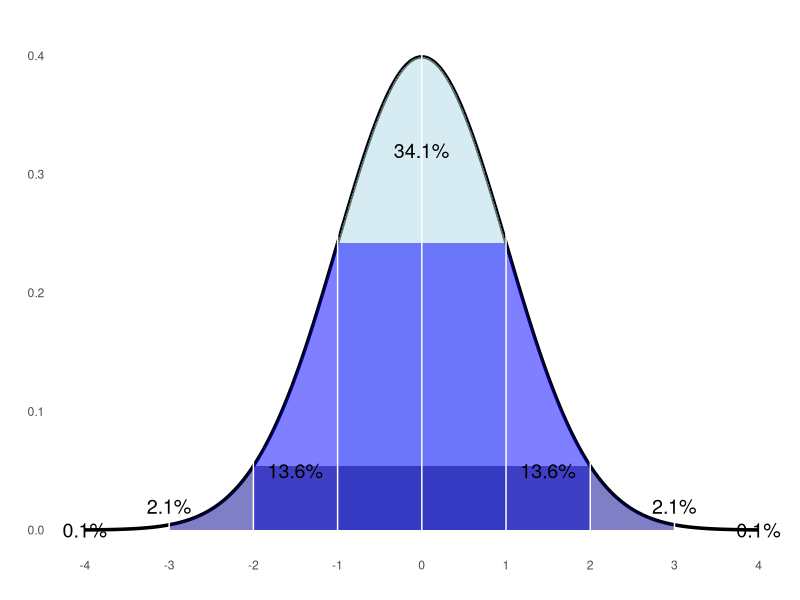
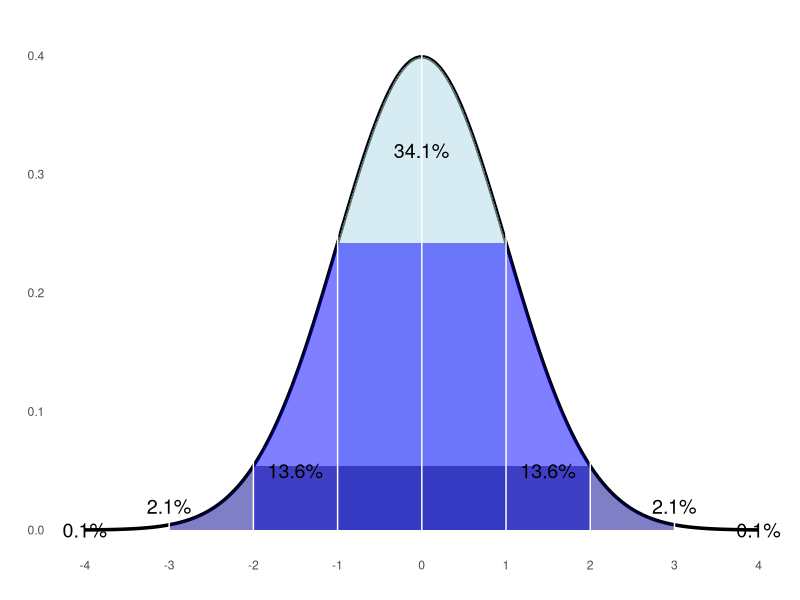
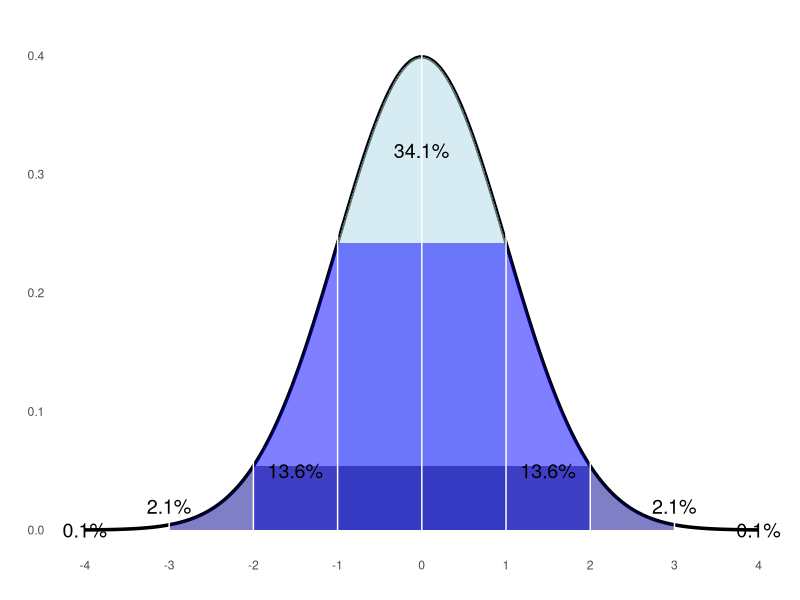
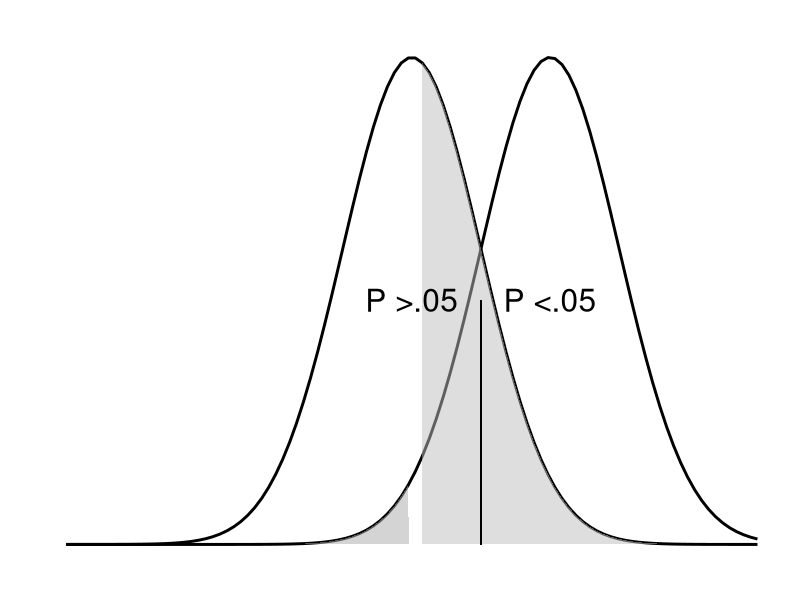
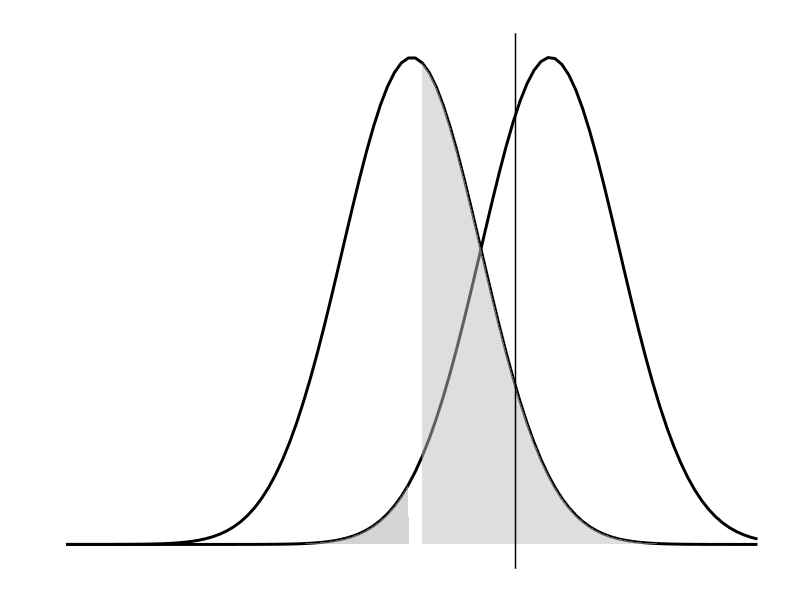
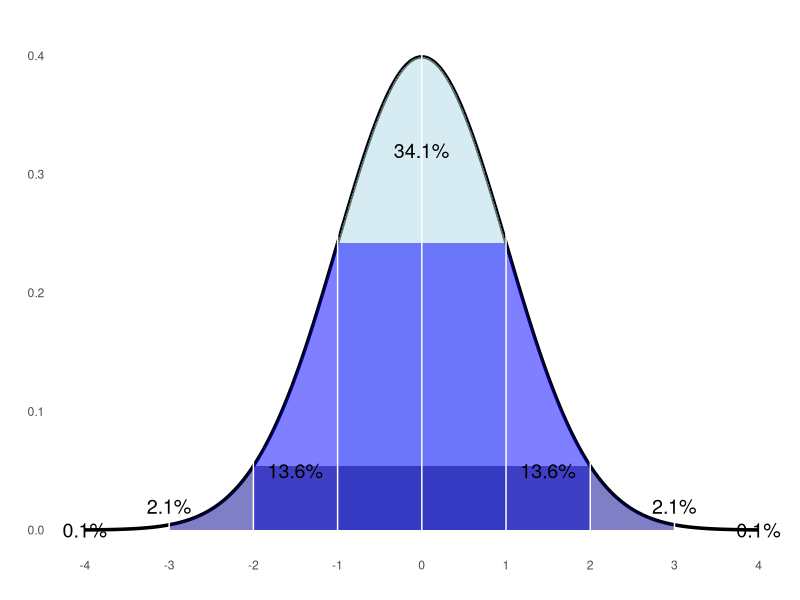
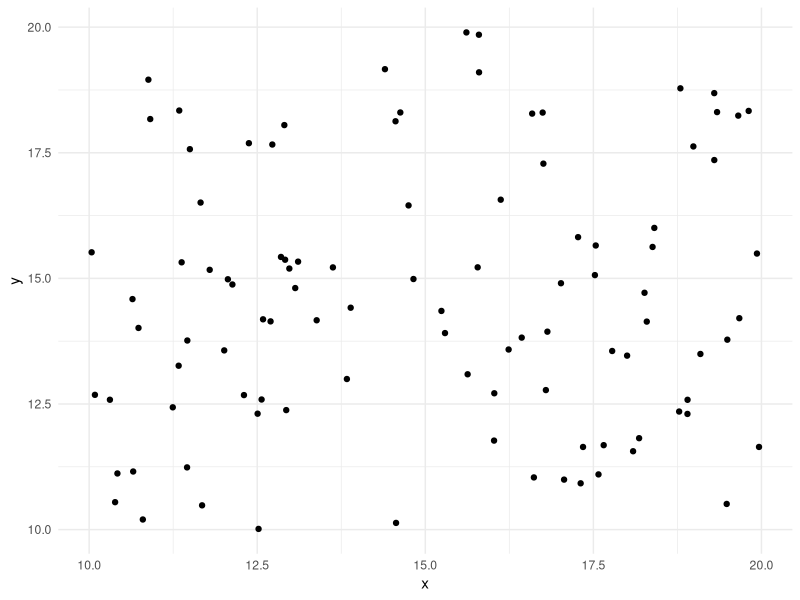
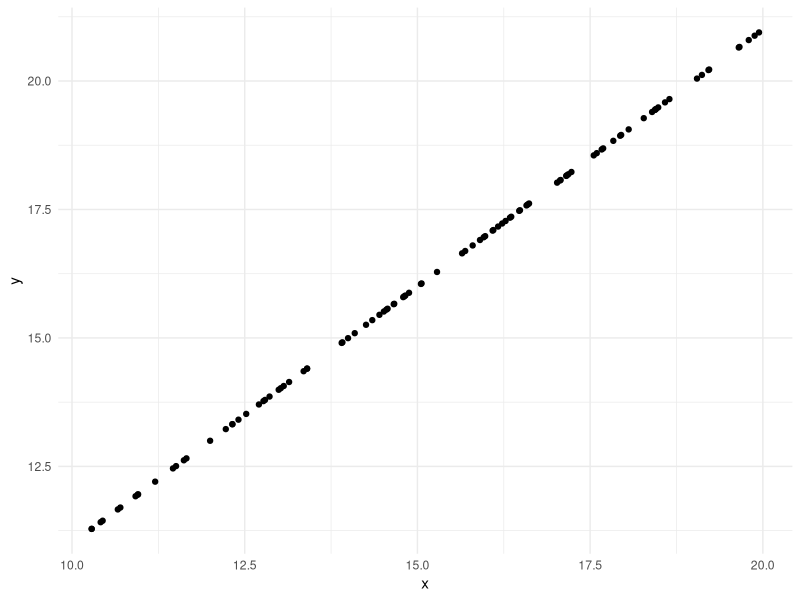

The R script that drew these images, in order:
## ---- chunk 1
library(ggplot2)

# Create a function to calculate the normal distribution
normal_data <- data.frame(x = seq(-4, 4, by = 0.01))
normal_data$y <- dnorm(normal_data$x)

# Create the plot
p <- ggplot(normal_data, aes(x = x, y = y)) + 
  geom_line(size = 1.2) + 
  geom_area(data = subset(normal_data, x >= -1 & x <= 1), aes(y = y), fill = "lightblue", alpha = 0.5) +
  geom_area(data = subset(normal_data, x >= -2 & x <= -1 | x >= 1 & x <= 2), aes(y = y), fill = "blue", alpha = 0.5) +
  geom_area(data = subset(normal_data, x >= -3 & x <= -2 | x >= 2 & x <= 3), aes(y = y), fill = "darkblue", alpha = 0.5) +
  
  # Add vertical lines for standard deviations
  geom_vline(xintercept = 0, linetype = "solid", color = "white") +
  geom_vline(xintercept = c(-1, 1), linetype = "solid", color = "white") +
  geom_vline(xintercept = c(-2, 2), linetype = "solid", color = "white") +
  geom_vline(xintercept = c(-3, 3), linetype = "solid", color = "white") +
  
  # Add percentage labels
  annotate("text", x = 0, y = 0.32, label = "34.1%", size = 5) +
  annotate("text", x = -1.5, y = 0.05, label = "13.6%", size = 5) +
  annotate("text", x = 1.5, y = 0.05, label = "13.6%", size = 5) +
  annotate("text", x = -3, y = 0.02, label = "2.1%", size = 5) +
  annotate("text", x = 3, y = 0.02, label = "2.1%", size = 5) +
  annotate("text", x = -4, y = 0, label = "0.1%", size = 5) +
  annotate("text", x = 4, y = 0, label = "0.1%", size = 5) +
  
  # Adjust plot appearance
  theme_minimal() +
  labs(title = " ", x = " ", y = " ") +
  scale_x_continuous(breaks = seq(-4, 4, 1)) +
  theme(
    panel.grid.major = element_blank(),
    panel.grid.minor = element_blank()
  )
p

## ---- chunk 2
p
## ---- chunk 3
p

# Add annotate mu
# Add annotate sigma
## ---- chunk 4

# Generate data for two normal distributions
x <- seq(-5, 5, length=100)
null_dist <- dnorm(x, mean = 0, sd = 1)
alt_dist <- dnorm(x, mean = 2, sd = 1)

data <- data.frame(
  x = rep(x, 2),
  y = c(null_dist, alt_dist),
  hypothesis = factor(rep(c("Null Hypothesis (H₀)", "Alternative Hypothesis (H₁)"), each=length(x)))
)

# Create the plot
p_real <- 
  ggplot(data, aes(x = x, y = y, fill = hypothesis)) +
  geom_line(aes(color = hypothesis), size = 1) +
  geom_area(data = subset(data, hypothesis=="Null Hypothesis (H₀)" & x > .1), aes(y=y), fill="gray", alpha=0.5) +  # Type II error
  geom_area(data=subset(data, hypothesis=="Alternative Hypothesis (H₁)" & x < 0), aes(y=y), fill="darkgray", alpha=0.5) +  # Type I error
  scale_fill_manual(values = c("lightgray", "darkgray")) +
  scale_color_manual(values = c("black", "black")) +
  
  # Add theme and labels
  theme_minimal() +
  labs(
    title="", 
    x=" ", 
    y=""
    ) +
  
  # Customize legend
  theme(
    legend.position = "none",
    panel.grid = element_blank(),
    axis.text.x = element_blank(),
    axis.text.y = element_blank()
    ) 

## ---- chunk 5
p_real + 
  # P-Real
  annotate(
    geom = "text",
    x = -0, 
    y = .2, 
    label = "P >.05",
    size = 8
  ) +
  # P-Null
  annotate(
    geom = "text",
    x = 2, 
    y = .2, 
    label = "P <.05",
    size = 8
  ) +
  geom_segment(
    x = 1,
    xend = 1,
    y = 0,
    yend = .2
  )
## ---- chunk 6
ba <- 
  p + 
  geom_vline(xintercept = 1.5)
## ---- chunk 7
p_real +
  geom_vline(xintercept = 1.5)
## ---- chunk 8
p
## ---- chunk 9
library(dplyr)

tibble(
  x = runif(100,10,20),
  y = runif(100,10,20)
) |> 
  ggplot(aes(x,y)) + 
  geom_point() + 
  theme_minimal()
## ---- chunk 10
tibble(
  x = runif(100,10,20),
  y = x + 1
) |> 
  ggplot(aes(x,y)) + 
  geom_point() + 
  theme_minimal()
